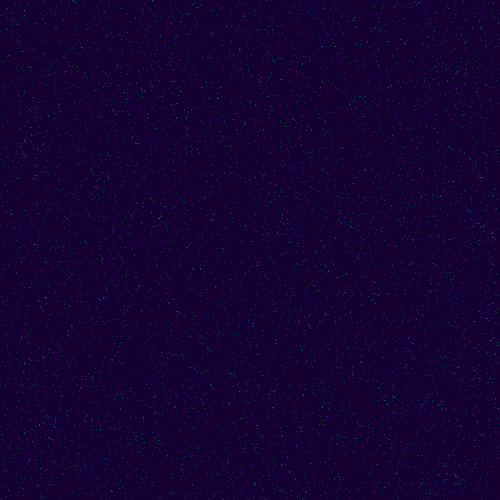
Frame 1 (no input)
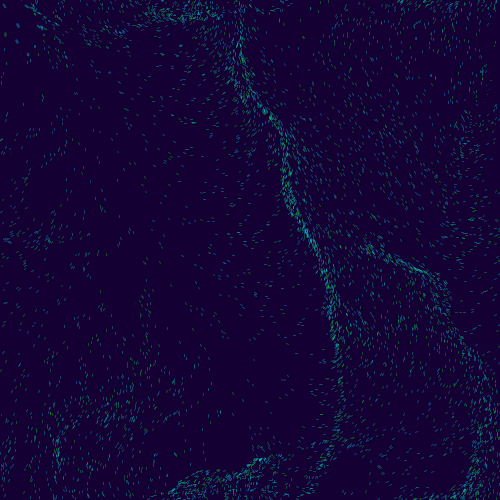
Frame 60 (the mouse pressed at the canvas centre just before this capture)
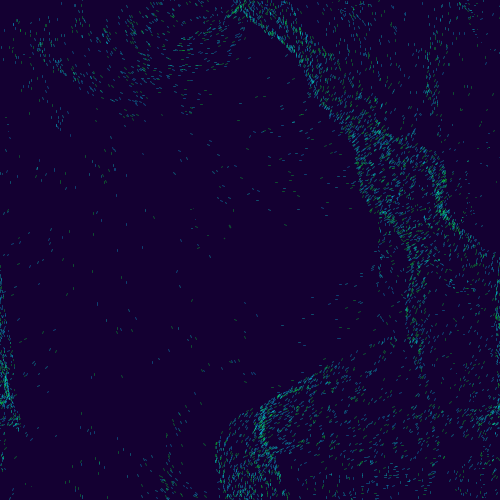
Frame 120 (the mouse held since frame 60 and released just before this capture)

The Processing sketch that drew these frames (run headless with seeded random() and noise(); from frame 60 on, the mouse is pressed at the canvas centre):

// Processing sketch: Green_FlowField
// ── Green_FlowField.pde
int scale = 15;
int cols;
int rows;
float inc = 0.04;
float zoff = 0;

//array list that contains the particle objects
ArrayList<Particle> particles = new ArrayList<Particle>();
//array of vectors that makes up the flow field
PVector [] flowField;

void setup () {
  size(500, 500);
  background(20, 0, 50);

  //delete this when not on a retina display 
  //(deleteing also imrpoves performance at cost of visuals)
  pixelDensity(2);

  //dividing canvas into a grid that is scaled
  cols = floor(width / scale) + 1;
  rows = floor(height / scale) + 1;

  //adding 6000 particles into the sketch
  for (int i = 0; i < 6000; i++) {
    particles.add(new Particle(random(width), random(height)));
  }

  //setting flowfield array size
  flowField = new PVector [cols*rows];
}

void draw () {
  background(20, 0, 50);

  float yoff = 0;

  for (int y = 0; y < rows; y++) {
    float xoff= 0;
    for (int x = 0; x < cols; x++) {
      int index = x + y * cols;
      //calculate a random angle based off the 3D noise
      float angle = noise (xoff, yoff, zoff) * TWO_PI * 2;

      //Set flowfield vector to angle calculated above
      PVector v = PVector.fromAngle(angle);

      //Set how strictly the particle will follow the direction of the flowfield
      //(Higher the value the strictier it will follow the direction)
      v.setMag(0.05);

      //Add the calculated vector to the flowfield
      flowField[index] = v;
      xoff += inc;


      //Uncomment this block to see the flowfield
      //(for dev purposes can remove it entirely if you wish)
      /*
      push();
      translate(x*scale, y*scale);
      rotate(v.heading());
      line(0, 0, scale, 0);
      pop();
      */
    }

    //increment the noise offsets
    yoff += inc;

    //change this value to increase the speed of change in the flowfield noise
    zoff += 0.0001;
  }
  
  //loop through particle object methods to 
  //generate the visuals
  for (int i = 0; i < particles.size(); i++) {
    particles.get(i).flow(flowField);
    particles.get(i).update();
    particles.get(i).edges();
    particles.get(i).show();
  }
}

// ── Particle.pde
class Particle {
  PVector position;
  PVector velocity;
  PVector acceleration;

  int maxSpeed;
  PVector prevPosition;

  int rand;
  float thickness;

  //color pallete the the particles will randomly select from
  color [] colors = {color(#00fff0), color(#00d1ff), color(#00fc2e)};

  Particle (float posX, float posY) { 

    //determines particle position
    position = new PVector (posX, posY);

    //determines particle speed
    velocity = new PVector (0, 0);

    //determines particle acceleration
    acceleration = new PVector (0, 0);

    //limits speed of particle 
    maxSpeed = 2;

    //copies last position of particle for use in show method
    //if the particle is not a line can delete this 
    prevPosition  = position.copy();

    //select a random number to be as index in the color pallete array
    rand = floor(random(0, colors.length));

    //set thickness of the particle
    thickness = 1;
  }



  //This method handles the movement of the particle (do not change)
  void update() {
    velocity.limit(maxSpeed);
    velocity.add(acceleration);
    position.add(velocity);
    acceleration.mult(0);
  }

  //helper method that adds the force of flowfield vector to particle
  void applyForce(PVector force) {
    acceleration.add(force);
  }

  //Method to make the particles avoid the users cursor and
  //increase in thickness when doing so
  void avoidUser() {
    //checks if mouse is within 30px of a particle
    if (dist(position.x, position.y, mouseX, mouseY) < 30) {
      PVector mouse = new PVector(mouseX, mouseY);
      mouse.sub(position);

      //sets the strength of the avoidance (negative number will repel, positive will attact)
      mouse.setMag(-1);
      acceleration = mouse;

      //increases the thickness of the particle the longer the mouse is close to it
      thickness += 0.20;
    } else {
      //slowly scales the particle back to normal size when mouse is far away
      if (thickness > 1) {
        thickness -= 0.10;
      }
      //set acceleration back to 0 when mouse leavs
      acceleration.x = 0;
      acceleration.y = 0;
    }
  }

  //method that displays the particle
  void show() {
    //check for mouse proximity
    avoidUser();
    strokeWeight(thickness);

    //display particle using random color from the pallete
    stroke(colors[rand], 80);

    //draw the particle as line
    line(position.x, position.y, prevPosition.x, prevPosition.y);

    //update previous position for next frame
    updatePrevPosition();
  }

  //method that stores last frames particle position
  void updatePrevPosition () {
    prevPosition.x = position.x;
    prevPosition.y = position.y;
  }


  //method that checks and resets particles position to opposite edge of screen
  // if they run off it
  void edges () {
    if (position.x > width ) {
      position.x = 0;
      updatePrevPosition();
    }

    if (position.x < 0 ) {
      position.x = width;
      updatePrevPosition();
    }

    if (position.y > height ) {
      position.y = 0;
      updatePrevPosition();
    }

    if (position.y < 0 ) {
      position.y = height;
      updatePrevPosition();
    }
  }

  //method that adds flow field force and values to the particle 
  //(do not change)
  void flow (PVector [] vectors) {
    int x = floor(position.x / scale);
    int y = floor(position.y / scale);
    int index =  floor(x + y * cols);
    PVector force = vectors[index];
    applyForce(force);
  }
}
